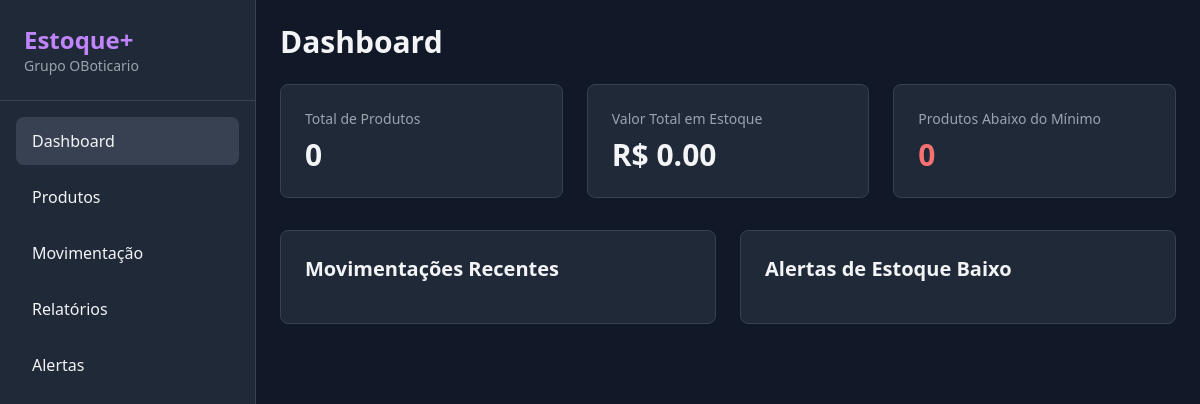
Page /dashboard on the earlier database version.
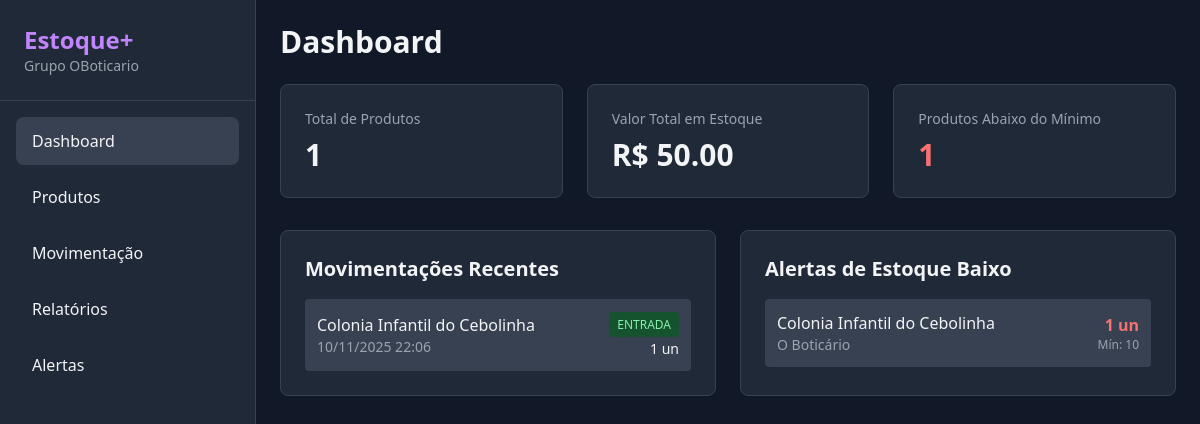
Same page on the later database version.
### flask-app/models.py (models this page shows, shortened)
class Movimentacao(db.Model):
    __tablename__ = 'movimentacoes'
    id = db.Column(db.Integer, primary_key=True)
    produto_id = db.Column(db.Integer, db.ForeignKey('produtos.id'), nullable=False)
    tipo = db.Column(db.String(20), nullable=False)  # entrada ou saida
    quantidade = db.Column(db.Integer, nullable=False)
    data = db.Column(db.DateTime, default=datetime.utcnow)
    lote = db.Column(db.String(50))
    validade = db.Column(db.Date)
    observacao = db.Column(db.Text)

class Produto(db.Model):
    __tablename__ = 'produtos'
    id = db.Column(db.Integer, primary_key=True)
    nome = db.Column(db.String(200), nullable=False)
    sku = db.Column(db.String(50), unique=True, nullable=False)
    marca_id = db.Column(db.Integer, db.ForeignKey('marcas.id'), nullable=False)
    categoria = db.Column(db.String(100))
    tipo_produto = db.Column(db.String(50))  # perfume, creme, maquiagem
    preco_custo = db.Column(db.Float, nullable=False)
    preco_venda = db.Column(db.Float, nullable=False)
    quantidade_estoque = db.Column(db.Integer, default=0)
    estoque_minimo = db.Column(db.Integer, default=10)
    concentracao = db.Column(db.String(100))
    subfamilias = db.Column(db.String(200))
    ocasiao = db.Column(db.String(100))
    tipo_pele = db.Column(db.String(100))
    acao_resultado = db.Column(db.String(200))
    textura = db.Column(db.String(100))
    cobertura = db.Column(db.String(100))
    fundo_cor = db.Column(db.String(100))
    tonalidade = db.Column(db.String(100))
    linha = db.Column(db.String(100))
    propriedades = db.Column(db.String(200))
    detalhes = db.Column(db.Text)
    ingredientes = db.Column(db.Text)
    como_usar = db.Column(db.Text)
    movimentacoes = db.relationship('Movimentacao', backref='produto', lazy=True)

class Marca(db.Model):
    __tablename__ = 'marcas'
    id = db.Column(db.Integer, primary_key=True)
    nome = db.Column(db.String(100), unique=True, nullable=False)
    produtos = db.relationship('Produto', backref='marca', lazy=True)

### flask-app/app.py (the view)
@app.route('/dashboard')
def dashboard():
    total_produtos = Produto.query.count()
    valor_total = db.session.query(db.func.sum(Produto.quantidade_estoque * Produto.preco_venda)).scalar() or 0
    produtos_baixo_estoque = Produto.query.filter(Produto.quantidade_estoque <= Produto.estoque_minimo).count()
    movimentacoes_recentes = Movimentacao.query.order_by(Movimentacao.data.desc()).limit(5).all()
    produtos_alerta = Produto.query.filter(Produto.quantidade_estoque <= Produto.estoque_minimo).limit(5).all()
    return render_template('dashboard.html',
                         total_produtos=total_produtos,
                         valor_total=valor_total,
                         produtos_baixo_estoque=produtos_baixo_estoque,
                         movimentacoes_recentes=movimentacoes_recentes,
                         produtos_alerta=produtos_alerta)

### flask-app/templates/dashboard.html (shortened to what this page needs)
{% extends "base.html" %}
{% block content %}
<h1 class="text-3xl font-bold mb-6">Dashboard</h1>
<div class="grid grid-cols-1 md:grid-cols-3 gap-6 mb-8">
    <div class="bg-gray-800 rounded-lg p-6 border border-gray-700">
        <p class="text-gray-400 text-sm mb-2">Total de Produtos</p>
        <p class="text-3xl font-bold">{{ total_produtos }}</p>
    </div>
    <div class="bg-gray-800 rounded-lg p-6 border border-gray-700">
        <p class="text-gray-400 text-sm mb-2">Valor Total em Estoque</p>
        <p class="text-3xl font-bold">R$ {{ "%.2f"|format(valor_total) }}</p>
    </div>
    <div class="bg-gray-800 rounded-lg p-6 border border-gray-700">
        <p class="text-gray-400 text-sm mb-2">Produtos Abaixo do Mínimo</p>
        <p class="text-3xl font-bold text-red-400">{{ produtos_baixo_estoque }}</p>
    </div>
</div>
<div class="grid grid-cols-1 lg:grid-cols-2 gap-6">
    <div class="bg-gray-800 rounded-lg p-6 border border-gray-700">
        <h2 class="text-xl font-bold mb-4">Movimentações Recentes</h2>
        <div class="space-y-3">
            {% for mov in movimentacoes_recentes %}
            <div class="flex justify-between items-center p-3 bg-gray-700 rounded">
                <div>
                    <p class="font-medium">{{ mov.produto.nome }}</p>
                    <p class="text-sm text-gray-400">{{ mov.data.strftime('%d/%m/%Y %H:%M') }}</p>
                </div>
                <div class="text-right">
                    <span class="px-2 py-1 rounded text-xs {% if mov.tipo == 'entrada' %}bg-green-900 text-green-300{% else %}bg-red-900 text-red-300{% endif %}">
                        {{ mov.tipo.upper() }}
                    </span>
                    <p class="text-sm mt-1">{{ mov.quantidade }} un</p>
                </div>
            </div>
            {% endfor %}
        </div>
    </div>
    <div class="bg-gray-800 rounded-lg p-6 border border-gray-700">
        <h2 class="text-xl font-bold mb-4">Alertas de Estoque Baixo</h2>
        <div class="space-y-3">
            {% for produto in produtos_alerta %}
            <div class="flex justify-between items-center p-3 bg-gray-700 rounded">
                <div>
                    <p class="font-medium">{{ produto.nome }}</p>
                    <p class="text-sm text-gray-400">{{ produto.marca.nome }}</p>
                </div>
                <div class="text-right">
                    <p class="text-red-400 font-bold">{{ produto.quantidade_estoque }} un</p>
                    <p class="text-xs text-gray-400">Mín: {{ produto.estoque_minimo }}</p>
                </div>
            </div>
            {% endfor %}
        </div>
    </div>
</div>
{% endblock %}

### flask-app/templates/base.html (shortened to what this page needs)
<!DOCTYPE html>
<html lang="pt-BR">
<head>
    <script src="https://cdn.tailwindcss.com"></script>
</head>
<body class="bg-gray-900 text-gray-100">
    <div class="flex h-screen">
        <aside class="sidebar w-64 bg-gray-800 border-r border-gray-700 flex-col">
            <div class="p-6 border-b border-gray-700">
                <h1 class="text-2xl font-bold text-purple-400">Estoque+</h1>
                <p class="text-sm text-gray-400">Grupo OBoticario</p>
            </div>
            <nav class="flex-1 p-4">
                <a href="{{ url_for('dashboard') }}" class="block px-4 py-3 rounded-lg mb-2 hover:bg-gray-700 {% if request.endpoint == 'dashboard' %}bg-gray-700{% endif %}">
                    Dashboard
                </a>
                <a href="{{ url_for('produtos') }}" class="block px-4 py-3 rounded-lg mb-2 hover:bg-gray-700 {% if request.endpoint == 'produtos' %}bg-gray-700{% endif %}">
                    Produtos
                </a>
                <a href="{{ url_for('movimentacoes') }}" class="block px-4 py-3 rounded-lg mb-2 hover:bg-gray-700 {% if request.endpoint == 'movimentacoes' %}bg-gray-700{% endif %}">
                    Movimentação
                </a>
                <a href="{{ url_for('relatorios') }}" class="block px-4 py-3 rounded-lg mb-2 hover:bg-gray-700 {% if request.endpoint == 'relatorios' %}bg-gray-700{% endif %}">
                    Relatórios
                </a>
                <a href="{{ url_for('alertas') }}" class="block px-4 py-3 rounded-lg mb-2 hover:bg-gray-700 {% if request.endpoint == 'alertas' %}bg-gray-700{% endif %}">
                    Alertas
                </a>
            </nav>
        </aside>
        <main class="flex-1 overflow-y-auto pb-20 md:pb-0">
            <div class="p-6">
                {% block content %}{% endblock %}
            </div>
        </main>
    </div>
</body>
</html>

### flask-app/templates/base.html (style rules this page uses)
@media (min-width: 769px) { .sidebar { display: flex; } }

Differences in the rows shown:
added Movimentacao: produto.nome "Colonia Infantil do Cebolinha", data "10/11/2025 22:06", tipo "ENTRADA", quantidade "1"
added Produto: nome "Colonia Infantil do Cebolinha", marca.nome "O Boticário", quantidade_estoque "1", estoque_minimo "10"
Other differences:
{{ total_produtos }}: "0" → "1"
{{ "%.2f"|format(valor_total) }}: "0.00" → "50.00"
{{ produtos_baixo_estoque }}: "0" → "1"
